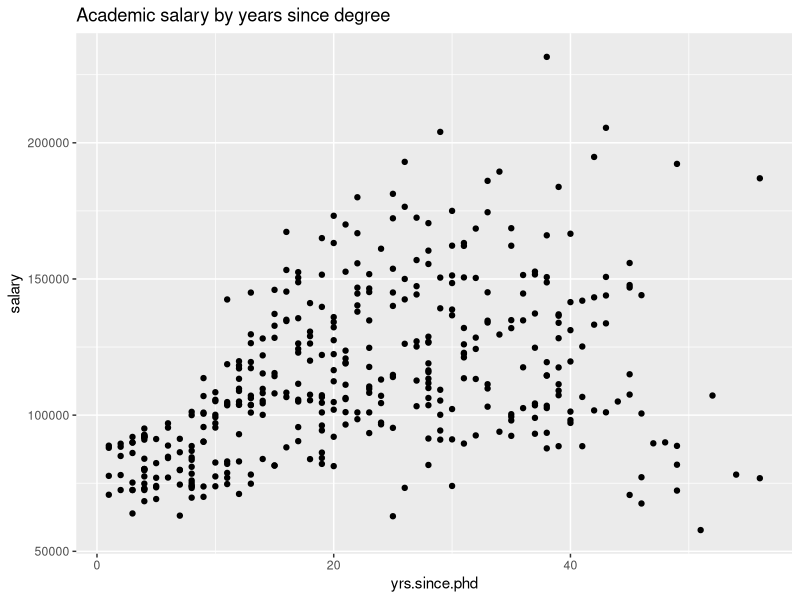
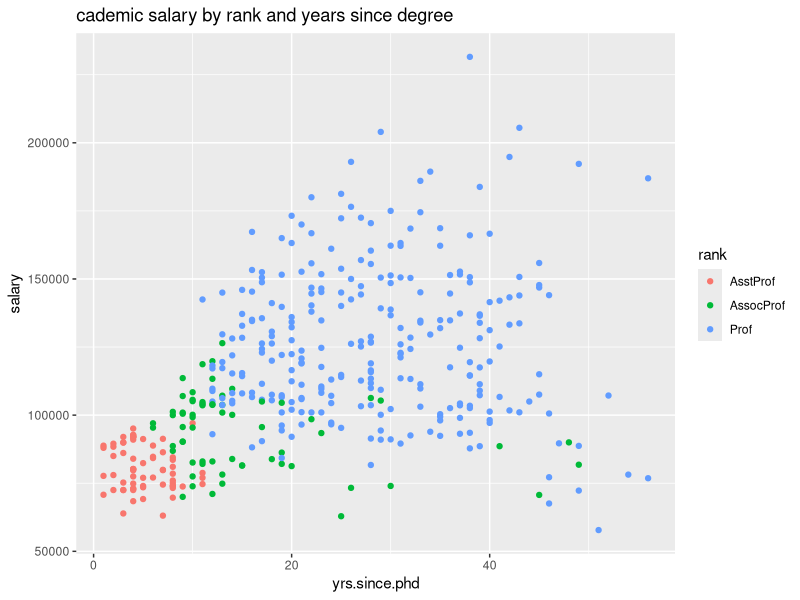
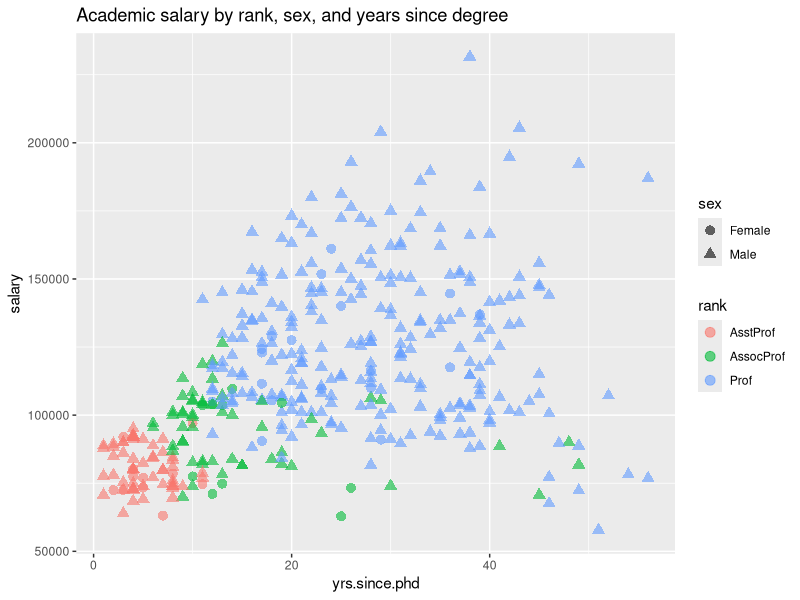
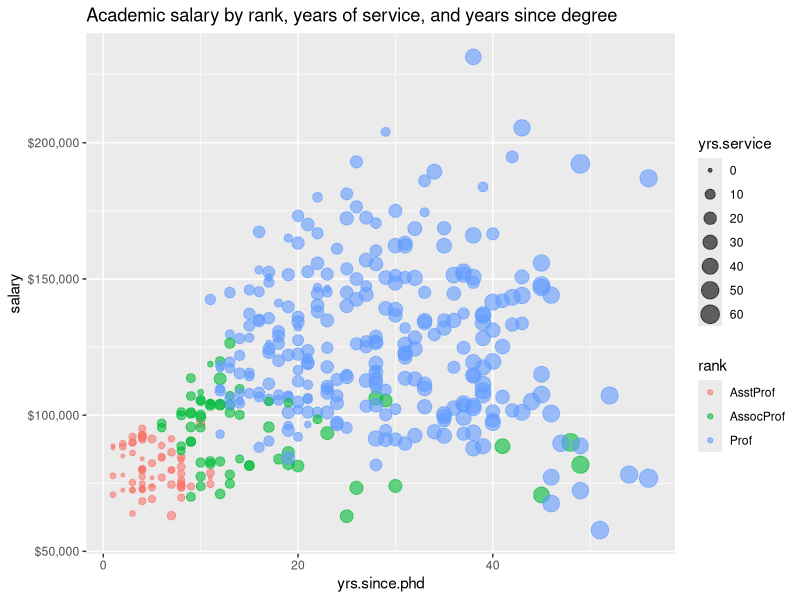
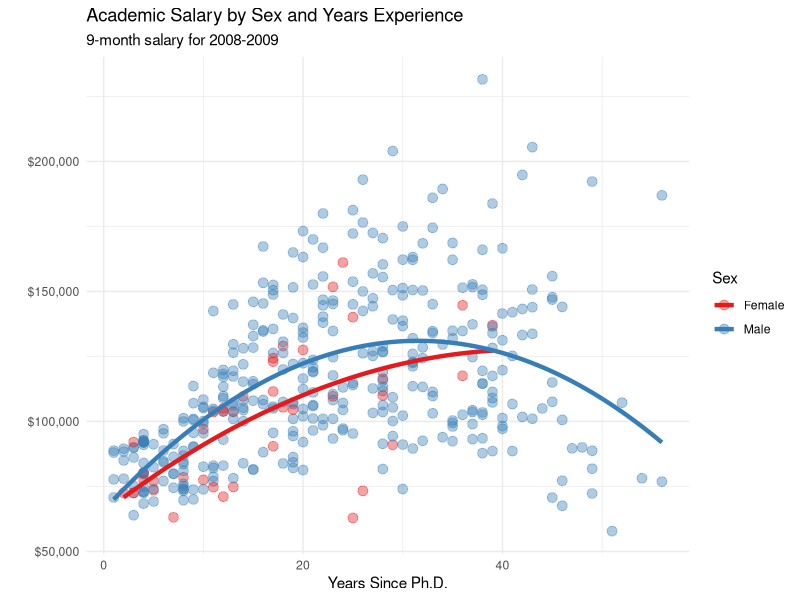
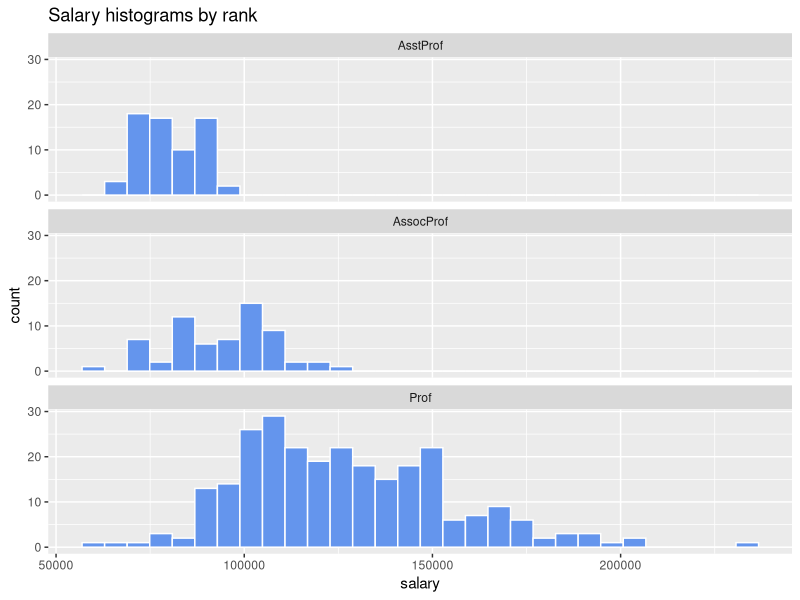
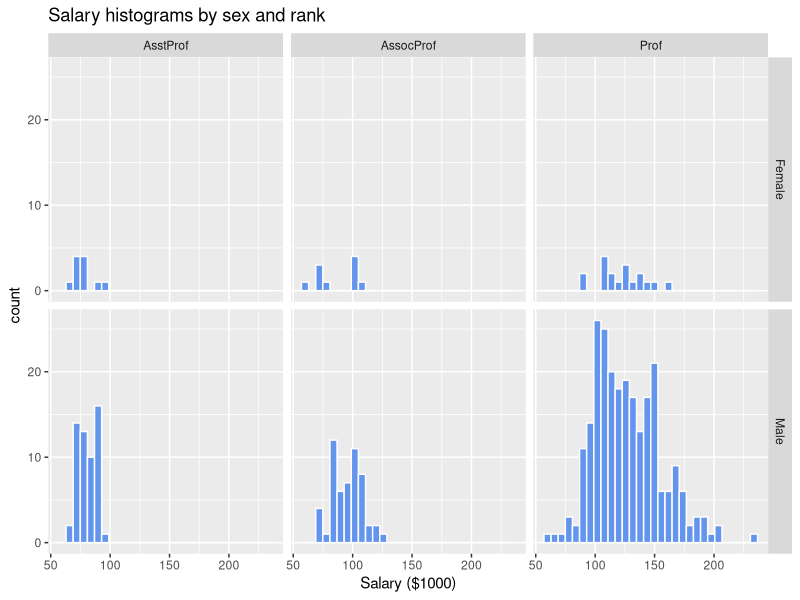
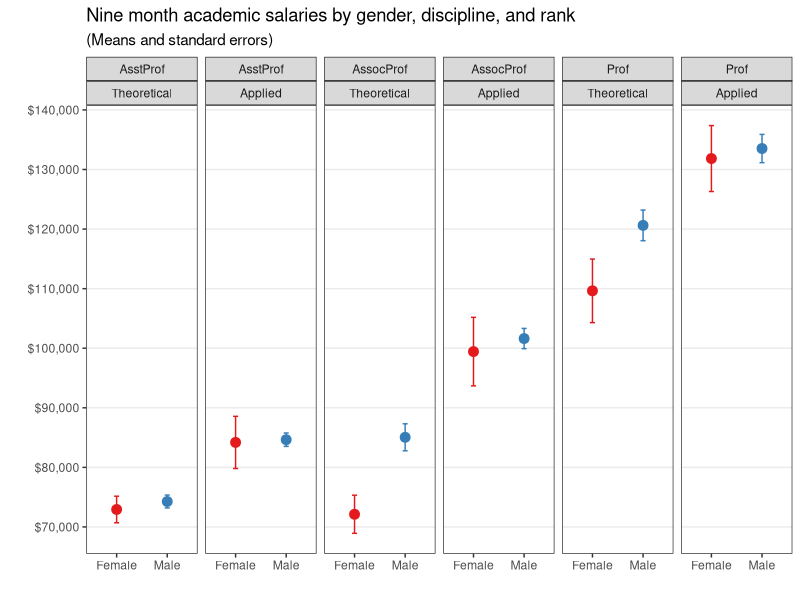

Reproduce these figures in R, in order. (Note: this script raises an error after producing the figures.)
## ---- chunk 1
library(tidyverse)
library(ggplot2)
## ---- chunk 2
data(Salaries, package="carData")

# plot experience vs. salary
ggplot(Salaries, 
       aes(x = yrs.since.phd, 
           y = salary)) +
  geom_point() + 
  labs(title = "Academic salary by years since degree")
## ---- chunk 3
ggplot(Salaries, 
       aes(x = yrs.since.phd, 
           y = salary,
           color=rank)) +
  geom_point() + 
  labs(title = "cademic salary by rank and years since degree")
## ---- chunk 4
ggplot(Salaries, 
       aes(x = yrs.since.phd, 
           y = salary,
           color=rank,
           shape=sex)) +
  geom_point(size = 3,
             alpha = .6) + 
  labs(title = "Academic salary by rank, sex, and years since degree")
## ---- chunk 5
# plot experience vs. salary 
# (color represents rank and size represents service)
ggplot(Salaries, 
       aes(x = yrs.since.phd, 
           y = salary, 
           color = rank, 
           size = yrs.service)) +
  geom_point(alpha = .6) + 
  scale_y_continuous(label = scales::dollar) +
  labs(title = "Academic salary by rank, years of service, and years since degree")
## ---- chunk 6
# plot experience vs. salary with 
# fit lines (color represents sex)
ggplot(Salaries, 
       aes(x = yrs.since.phd, 
           y = salary, 
           color = sex)) +
  geom_point(alpha = .4, 
             size = 3) +
  geom_smooth(se=FALSE, 
              method = "lm", 
              formula = y~poly(x,2), 
              size = 1.5) +
  labs(x = "Years Since Ph.D.",
       title = "Academic Salary by Sex and Years Experience",
       subtitle = "9-month salary for 2008-2009",
       y = "",
       color = "Sex") +
  scale_y_continuous(label = scales::dollar) +
  scale_color_brewer(palette = "Set1") +
  theme_minimal()
## ---- chunk 7
# plot salary histograms by rank
ggplot(Salaries, aes(x = salary)) +
  geom_histogram(fill = "cornflowerblue",
                 color = "white") +
  facet_wrap(~rank, ncol = 1) +
  labs(title = "Salary histograms by rank")
## ---- chunk 8
# plot salary histograms by rank and sex
ggplot(Salaries, aes(x = salary / 1000)) +
  geom_histogram(color = "white",
                 fill = "cornflowerblue") +
  facet_grid(sex ~ rank) +
  labs(title = "Salary histograms by sex and rank",
       x = "Salary ($1000)")
## ---- chunk 9
plotdata <- Salaries %>%
  group_by(sex, rank, discipline) %>%
  summarize(n = n(),
            mean = mean(salary),
            sd = sd(salary),
            se = sd / sqrt(n))

# create better labels for discipline
plotdata$discipline <- factor(plotdata$discipline,
                              labels = c("Theoretical",
                                         "Applied"))
# create plot
ggplot(plotdata, 
       aes(x = sex, 
           y = mean,
           color = sex)) +
  geom_point(size = 3) +
  geom_errorbar(aes(ymin = mean - se, 
                    ymax = mean + se),
                width = .1) +
  scale_y_continuous(breaks = seq(70000, 140000, 10000),
                     label = scales::dollar) +
  facet_grid(. ~ rank + discipline) +
  theme_bw() +
  theme(legend.position = "none",
        panel.grid.major.x = element_blank(),
        panel.grid.minor.y = element_blank()) +
  labs(x="", 
       y="", 
       title="Nine month academic salaries by gender, discipline, and rank",
       subtitle = "(Means and standard errors)") +
  scale_color_brewer(palette="Set1")
## ---- chunk 10
data(gapminder, package = "gapminder")

# Select the Americas data
plotdata <- dplyr::filter(gapminder, 
                          continent == "Americas")

# plot life expectancy by year, for each country
ggplot(plotdata, aes(x=year, y = lifeExp)) +
  geom_line(color="grey") +
  geom_point(color="blue") +
  facet_wrap(~country) + 
  theme_minimal(base_size = 9) +
  theme(axis.text.x = element_text(angle = 45, 
                                   hjust = 1)) +
  labs(title = "Changes in Life Expectancy",
       x = "Year",
       y = "Life Expectancy") 
